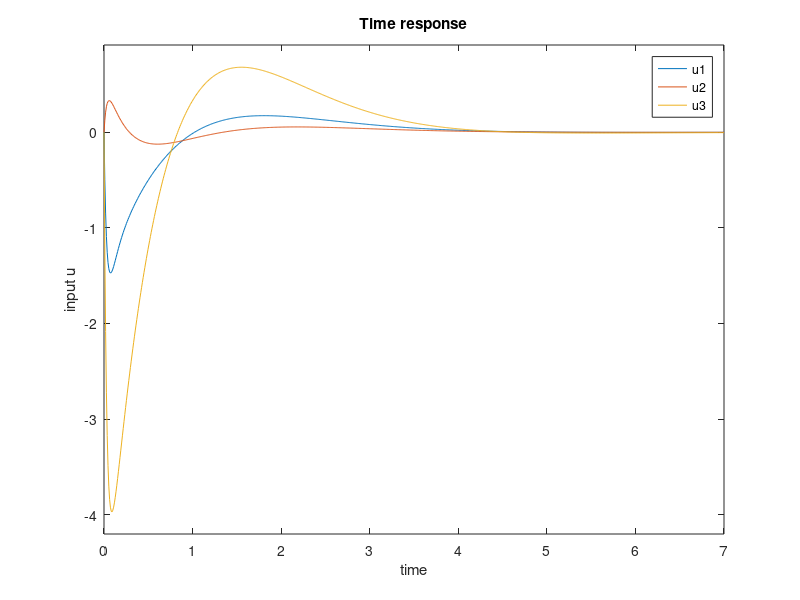
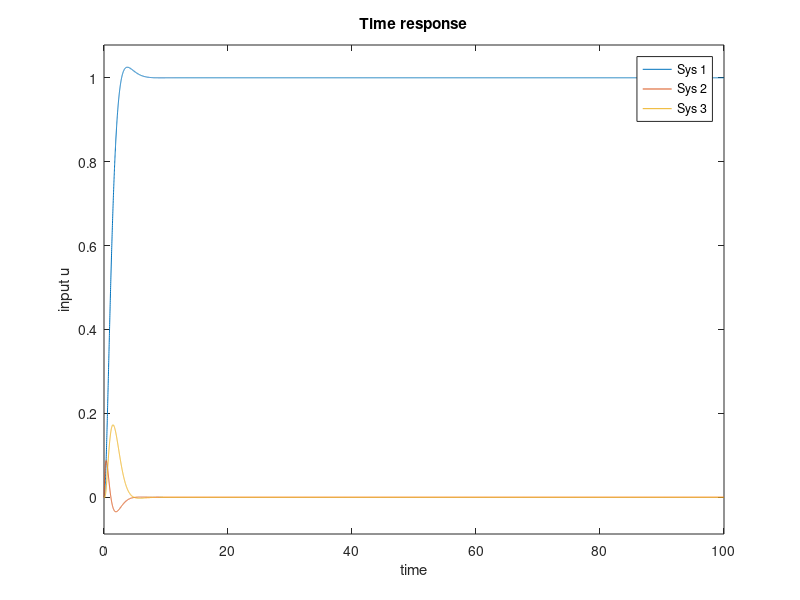

Here is the MATLAB script that generated these plots, in order:
% Generalised plant without r
clc
clear
% Aircraft model
A = [0 0 1.132 0 -1;
    0 -0.0538 -0.1712 0 0.0705;
    0 0 0 1 0;
    0 0.0485 0 -0.8556 -1.013;
    0 -0.2909 0 1.0532 -0.6859];
B = [0 0 0;
    -0.12 1 0;
    0 0 0;
    4.419 0 -1.665;
    1.575 0 -0.0732];
C = [1 0 0 0 0;0 1 0 0 0;0 0 1 0 0];
D = zeros(3,3);
G = ss(A,B,C,D);

Q = 0.1*eye(5);
R = 0.01*eye(3);
Qe = eye(5);
Re = 0.001*eye(3);

% %matrix dimension
% [n,n] = size(A);
% [n,m] = size(B);
% [p,n] = size(C);

%Generalised Plant_State space mode
Ap = A;
Bp = [[sqrtm(Qe) zeros(5,3)] B];
Cp = [[sqrtm(Q);zeros(3,5)];-C];
Dp = [zeros(8,8) [zeros(5,3);sqrtm(R)];[zeros(3,5) -sqrtm(Re)] zeros(3,3)];
Gp = ss(Ap,Bp,Cp,Dp);

%LQG controller
nmeas = 3; %no of measured otputs
ncont = 3; %no of ctrlr inputs

[K,CL,GAM,INFO] = h2syn(Gp,nmeas,ncont)
%state space data of controller
[a,b,c,d] = ssdata(K);

%step response
% senstivity
S = inv(eye(3)+G*K);
% controller senstivity
SK = K*S;
figure
step(SK(1,1),SK(2,1),SK(3,1))
grid
ylabel('input u');xlabel('time');
title('Time response');
legend('u1','u2','u3')

% complementary sensitivity
T = G*K*S;
figure
step(T(1,1),T(2,1),T(3,1))
grid
ylabel('input u');xlabel('time');
title('Time response');